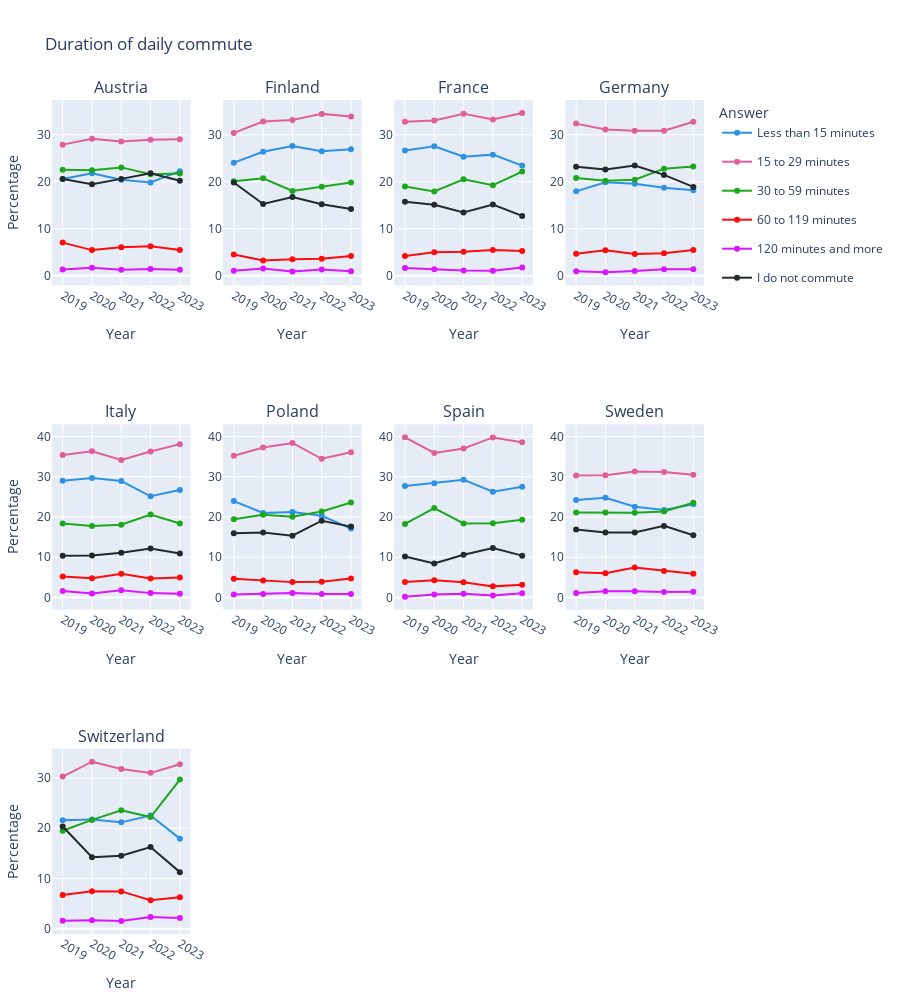

The notebook cell this image was saved under:
### Code cell
fig = create_scatter_plot(commute_duration_df, 'Duration of daily commute')
fig.update_layout(height=1000)
fig.show()

### Figure 1 — Plotly figure (JSON) as saved in the notebook; plotly's stock layout.template omitted (floating-point values rounded to 4 significant figures)
{"data": [{"legendgroup": "Less than 15 minutes", "marker": {"color": "#2E91E5"}, "mode": "markers+lines", "name": "Less than 15 minutes", "showlegend": true, "type": "scatter", "x": [2019, 2020, 2021, 2022, 2023], "xaxis": "x", "y": [20.57, 21.82, 20.42, 19.85, 22.26], "yaxis": "y"}, {"legendgroup": "15 to 29 minutes", "marker": {"color": "#E15F99"}, "mode": "markers+lines", "name": "15 to 29 minutes", "showlegend": true, "type": "scatter", "x": [2019, 2020, 2021, 2022, 2023], "xaxis": "x", "y": [27.9, 29.14, 28.57, 28.94, 29.04], "yaxis": "y"}, {"legendgroup": "30 to 59 minutes", "marker": {"color": "#1CA71C"}, "mode": "markers+lines", "name": "30 to 59 minutes", "showlegend": true, "type": "scatter", "x": [2019, 2020, 2021, 2022, 2023], "xaxis": "x", "y": [22.57, 22.44, 23.06, 21.62, 21.77], "yaxis": "y"}, {"legendgroup": "60 to 119 minutes", "marker": {"color": "#FB0D0D"}, "mode": "markers+lines", "name": "60 to 119 minutes", "showlegend": true, "type": "scatter", "x": [2019, 2020, 2021, 2022, 2023], "xaxis": "x", "y": [7.048, 5.455, 6.04, 6.29, 5.455], "yaxis": "y"}, {"legendgroup": "120 minutes and more", "marker": {"color": "#DA16FF"}, "mode": "markers+lines", "name": "120 minutes and more", "showlegend": true, "type": "scatter", "x": [2019, 2020, 2021, 2022, 2023], "xaxis": "x", "y": [1.333, 1.675, 1.294, 1.425, 1.278], "yaxis": "y"}, {"legendgroup": "I do not commute", "marker": {"color": "#222A2A"}, "mode": "markers+lines", "name": "I do not commute", "showlegend": true, "type": "scatter", "x": [2019, 2020, 2021, 2022, 2023], "xaxis": "x", "y": [20.57, 19.47, 20.61, 21.82, 20.2], "yaxis": "y"}, {"legendgroup": "Less than 15 minutes", "marker": {"color": "#2E91E5"}, "mode": "markers+lines", "name": "Less than 15 minutes", "showlegend": false, "type": "scatter", "x": [2019, 2020, 2021, 2022, 2023], "xaxis": "x2", "y": [24.07, 26.39, 27.63, 26.48, 26.94], "yaxis": "y2"}, {"legendgroup": "15 to 29 minutes", "marker": {"color": "#E15F99"}, "mode": "markers+lines", "name": "15 to 29 minutes", "showlegend": false, "type": "scatter", "x": [2019, 2020, 2021, 2022, 2023], "xaxis": "x2", "y": [30.39, 32.82, 33.14, 34.45, 33.87], "yaxis": "y2"}, {"legendgroup": "30 to 59 minutes", "marker": {"color": "#1CA71C"}, "mode": "markers+lines", "name": "30 to 59 minutes", "showlegend": false, "type": "scatter", "x": [2019, 2020, 2021, 2022, 2023], "xaxis": "x2", "y": [20.13, 20.73, 18.06, 18.95, 19.86], "yaxis": "y2"}, {"legendgroup": "60 to 119 minutes", "marker": {"color": "#FB0D0D"}, "mode": "markers+lines", "name": "60 to 119 minutes", "showlegend": false, "type": "scatter", "x": [2019, 2020, 2021, 2022, 2023], "xaxis": "x2", "y": [4.506, 3.263, 3.496, 3.593, 4.179], "yaxis": "y2"}, {"legendgroup": "120 minutes and more", "marker": {"color": "#DA16FF"}, "mode": "markers+lines", "name": "120 minutes and more", "showlegend": false, "type": "scatter", "x": [2019, 2020, 2021, 2022, 2023], "xaxis": "x2", "y": [1.055, 1.536, 0.91, 1.329, 0.9341], "yaxis": "y2"}, {"legendgroup": "I do not commute", "marker": {"color": "#222A2A"}, "mode": "markers+lines", "name": "I do not commute", "showlegend": false, "type": "scatter", "x": [2019, 2020, 2021, 2022, 2023], "xaxis": "x2", "y": [19.85, 15.26, 16.76, 15.21, 14.21], "yaxis": "y2"}, {"legendgroup": "Less than 15 minutes", "marker": {"color": "#2E91E5"}, "mode": "markers+lines", "name": "Less than 15 minutes", "showlegend": false, "type": "scatter", "x": [2019, 2020, 2021, 2022, 2023], "xaxis": "x3", "y": [26.65, 27.54, 25.33, 25.77, 23.44], "yaxis": "y3"}, {"legendgroup": "15 to 29 minutes", "marker": {"color": "#E15F99"}, "mode": "markers+lines", "name": "15 to 29 minutes", "showlegend": false, "type": "scatter", "x": [2019, 2020, 2021, 2022, 2023], "xaxis": "x3", "y": [32.76, 33.03, 34.49, 33.25, 34.64], "yaxis": "y3"}, {"legendgroup": "30 to 59 minutes", "marker": {"color": "#1CA71C"}, "mode": "markers+lines", "name": "30 to 59 minutes", "showlegend": false, "type": "scatter", "x": [2019, 2020, 2021, 2022, 2023], "xaxis": "x3", "y": [19.01, 17.95, 20.52, 19.28, 22.16], "yaxis": "y3"}, {"legendgroup": "60 to 119 minutes", "marker": {"color": "#FB0D0D"}, "mode": "markers+lines", "name": "60 to 119 minutes", "showlegend": false, "type": "scatter", "x": [2019, 2020, 2021, 2022, 2023], "xaxis": "x3", "y": [4.202, 5.012, 5.105, 5.46, 5.258], "yaxis": "y3"}, {"legendgroup": "120 minutes and more", "marker": {"color": "#DA16FF"}, "mode": "markers+lines", "name": "120 minutes and more", "showlegend": false, "type": "scatter", "x": [2019, 2020, 2021, 2022, 2023], "xaxis": "x3", "y": [1.624, 1.384, 1.097, 1.082, 1.769], "yaxis": "y3"}, {"legendgroup": "I do not commute", "marker": {"color": "#222A2A"}, "mode": "markers+lines", "name": "I do not commute", "showlegend": false, "type": "scatter", "x": [2019, 2020, 2021, 2022, 2023], "xaxis": "x3", "y": [15.76, 15.08, 13.45, 15.15, 12.73], "yaxis": "y3"}, {"legendgroup": "Less than 15 minutes", "marker": {"color": "#2E91E5"}, "mode": "markers+lines", "name": "Less than 15 minutes", "showlegend": false, "type": "scatter", "x": [2019, 2020, 2021, 2022, 2023], "xaxis": "x4", "y": [17.96, 19.89, 19.56, 18.72, 18.19], "yaxis": "y4"}, {"legendgroup": "15 to 29 minutes", "marker": {"color": "#E15F99"}, "mode": "markers+lines", "name": "15 to 29 minutes", "showlegend": false, "type": "scatter", "x": [2019, 2020, 2021, 2022, 2023], "xaxis": "x4", "y": [32.38, 31.14, 30.88, 30.87, 32.79], "yaxis": "y4"}, {"legendgroup": "30 to 59 minutes", "marker": {"color": "#1CA71C"}, "mode": "markers+lines", "name": "30 to 59 minutes", "showlegend": false, "type": "scatter", "x": [2019, 2020, 2021, 2022, 2023], "xaxis": "x4", "y": [20.82, 20.22, 20.44, 22.78, 23.27], "yaxis": "y4"}, {"legendgroup": "60 to 119 minutes", "marker": {"color": "#FB0D0D"}, "mode": "markers+lines", "name": "60 to 119 minutes", "showlegend": false, "type": "scatter", "x": [2019, 2020, 2021, 2022, 2023], "xaxis": "x4", "y": [4.68, 5.436, 4.631, 4.773, 5.46], "yaxis": "y4"}, {"legendgroup": "120 minutes and more", "marker": {"color": "#DA16FF"}, "mode": "markers+lines", "name": "120 minutes and more", "showlegend": false, "type": "scatter", "x": [2019, 2020, 2021, 2022, 2023], "xaxis": "x4", "y": [0.9551, 0.7153, 1.033, 1.392, 1.394], "yaxis": "y4"}, {"legendgroup": "I do not commute", "marker": {"color": "#222A2A"}, "mode": "markers+lines", "name": "I do not commute", "showlegend": false, "type": "scatter", "x": [2019, 2020, 2021, 2022, 2023], "xaxis": "x4", "y": [23.21, 22.6, 23.46, 21.46, 18.9], "yaxis": "y4"}, {"legendgroup": "Less than 15 minutes", "marker": {"color": "#2E91E5"}, "mode": "markers+lines", "name": "Less than 15 minutes", "showlegend": false, "type": "scatter", "x": [2019, 2020, 2021, 2022, 2023], "xaxis": "x5", "y": [29.02, 29.67, 28.95, 25.15, 26.69], "yaxis": "y5"}, {"legendgroup": "15 to 29 minutes", "marker": {"color": "#E15F99"}, "mode": "markers+lines", "name": "15 to 29 minutes", "showlegend": false, "type": "scatter", "x": [2019, 2020, 2021, 2022, 2023], "xaxis": "x5", "y": [35.39, 36.33, 34.19, 36.27, 38.11], "yaxis": "y5"}, {"legendgroup": "30 to 59 minutes", "marker": {"color": "#1CA71C"}, "mode": "markers+lines", "name": "30 to 59 minutes", "showlegend": false, "type": "scatter", "x": [2019, 2020, 2021, 2022, 2023], "xaxis": "x5", "y": [18.36, 17.74, 18.07, 20.62, 18.37], "yaxis": "y5"}, {"legendgroup": "60 to 119 minutes", "marker": {"color": "#FB0D0D"}, "mode": "markers+lines", "name": "60 to 119 minutes", "showlegend": false, "type": "scatter", "x": [2019, 2020, 2021, 2022, 2023], "xaxis": "x5", "y": [5.233, 4.803, 5.866, 4.724, 4.973], "yaxis": "y5"}, {"legendgroup": "120 minutes and more", "marker": {"color": "#DA16FF"}, "mode": "markers+lines", "name": "120 minutes and more", "showlegend": false, "type": "scatter", "x": [2019, 2020, 2021, 2022, 2023], "xaxis": "x5", "y": [1.618, 0.9986, 1.812, 1.083, 0.9355], "yaxis": "y5"}, {"legendgroup": "I do not commute", "marker": {"color": "#222A2A"}, "mode": "markers+lines", "name": "I do not commute", "showlegend": false, "type": "scatter", "x": [2019, 2020, 2021, 2022, 2023], "xaxis": "x5", "y": [10.37, 10.46, 11.11, 12.16, 10.93], "yaxis": "y5"}, {"legendgroup": "Less than 15 minutes", "marker": {"color": "#2E91E5"}, "mode": "markers+lines", "name": "Less than 15 minutes", "showlegend": false, "type": "scatter", "x": [2019, 2020, 2021, 2022, 2023], "xaxis": "x6", "y": [23.95, 20.99, 21.23, 20.3, 17.12], "yaxis": "y6"}, {"legendgroup": "15 to 29 minutes", "marker": {"color": "#E15F99"}, "mode": "markers+lines", "name": "15 to 29 minutes", "showlegend": false, "type": "scatter", "x": [2019, 2020, 2021, 2022, 2023], "xaxis": "x6", "y": [35.21, 37.25, 38.41, 34.46, 36.1], "yaxis": "y6"}, {"legendgroup": "30 to 59 minutes", "marker": {"color": "#1CA71C"}, "mode": "markers+lines", "name": "30 to 59 minutes", "showlegend": false, "type": "scatter", "x": [2019, 2020, 2021, 2022, 2023], "xaxis": "x6", "y": [19.47, 20.56, 20.09, 21.39, 23.61], "yaxis": "y6"}, {"legendgroup": "60 to 119 minutes", "marker": {"color": "#FB0D0D"}, "mode": "markers+lines", "name": "60 to 119 minutes", "showlegend": false, "type": "scatter", "x": [2019, 2020, 2021, 2022, 2023], "xaxis": "x6", "y": [4.676, 4.209, 3.817, 3.933, 4.722], "yaxis": "y6"}, {"legendgroup": "120 minutes and more", "marker": {"color": "#DA16FF"}, "mode": "markers+lines", "name": "120 minutes and more", "showlegend": false, "type": "scatter", "x": [2019, 2020, 2021, 2022, 2023], "xaxis": "x6", "y": [0.7634, 0.8608, 1.097, 0.8358, 0.8362], "yaxis": "y6"}, {"legendgroup": "I do not commute", "marker": {"color": "#222A2A"}, "mode": "markers+lines", "name": "I do not commute", "showlegend": false, "type": "scatter", "x": [2019, 2020, 2021, 2022, 2023], "xaxis": "x6", "y": [15.94, 16.12, 15.36, 19.08, 17.61], "yaxis": "y6"}, {"legendgroup": "Less than 15 minutes", "marker": {"color": "#2E91E5"}, "mode": "markers+lines", "name": "Less than 15 minutes", "showlegend": false, "type": "scatter", "x": [2019, 2020, 2021, 2022, 2023], "xaxis": "x7", "y": [27.69, 28.41, 29.24, 26.27, 27.5], "yaxis": "y7"}, {"legendgroup": "15 to 29 minutes", "marker": {"color": "#E15F99"}, "mode": "markers+lines", "name": "15 to 29 minutes", "showlegend": false, "type": "scatter", "x": [2019, 2020, 2021, 2022, 2023], "xaxis": "x7", "y": [39.81, 35.91, 37.03, 39.77, 38.59], "yaxis": "y7"}, {"legendgroup": "30 to 59 minutes", "marker": {"color": "#1CA71C"}, "mode": "markers+lines", "name": "30 to 59 minutes", "showlegend": false, "type": "scatter", "x": [2019, 2020, 2021, 2022, 2023], "xaxis": "x7", "y": [18.27, 22.21, 18.39, 18.43, 19.32], "yaxis": "y7"}, {"legendgroup": "60 to 119 minutes", "marker": {"color": "#FB0D0D"}, "mode": "markers+lines", "name": "60 to 119 minutes", "showlegend": false, "type": "scatter", "x": [2019, 2020, 2021, 2022, 2023], "xaxis": "x7", "y": [3.846, 4.298, 3.774, 2.76, 3.154], "yaxis": "y7"}, {"legendgroup": "120 minutes and more", "marker": {"color": "#DA16FF"}, "mode": "markers+lines", "name": "120 minutes and more", "showlegend": false, "type": "scatter", "x": [2019, 2020, 2021, 2022, 2023], "xaxis": "x7", "y": [0.1923, 0.7163, 0.9556, 0.4929, 1.035], "yaxis": "y7"}, {"legendgroup": "I do not commute", "marker": {"color": "#222A2A"}, "mode": "markers+lines", "name": "I do not commute", "showlegend": false, "type": "scatter", "x": [2019, 2020, 2021, 2022, 2023], "xaxis": "x7", "y": [10.19, 8.453, 10.61, 12.27, 10.4], "yaxis": "y7"}, {"legendgroup": "Less than 15 minutes", "marker": {"color": "#2E91E5"}, "mode": "markers+lines", "name": "Less than 15 minutes", "showlegend": false, "type": "scatter", "x": [2019, 2020, 2021, 2022, 2023], "xaxis": "x8", "y": [24.24, 24.76, 22.57, 21.72, 23.15], "yaxis": "y8"}, {"legendgroup": "15 to 29 minutes", "marker": {"color": "#E15F99"}, "mode": "markers+lines", "name": "15 to 29 minutes", "showlegend": false, "type": "scatter", "x": [2019, 2020, 2021, 2022, 2023], "xaxis": "x8", "y": [30.32, 30.38, 31.29, 31.15, 30.49], "yaxis": "y8"}, {"legendgroup": "30 to 59 minutes", "marker": {"color": "#1CA71C"}, "mode": "markers+lines", "name": "30 to 59 minutes", "showlegend": false, "type": "scatter", "x": [2019, 2020, 2021, 2022, 2023], "xaxis": "x8", "y": [21.1, 21.14, 21.03, 21.38, 23.55], "yaxis": "y8"}, {"legendgroup": "60 to 119 minutes", "marker": {"color": "#FB0D0D"}, "mode": "markers+lines", "name": "60 to 119 minutes", "showlegend": false, "type": "scatter", "x": [2019, 2020, 2021, 2022, 2023], "xaxis": "x8", "y": [6.274, 6, 7.427, 6.585, 5.911], "yaxis": "y8"}, {"legendgroup": "120 minutes and more", "marker": {"color": "#DA16FF"}, "mode": "markers+lines", "name": "120 minutes and more", "showlegend": false, "type": "scatter", "x": [2019, 2020, 2021, 2022, 2023], "xaxis": "x8", "y": [1.141, 1.571, 1.533, 1.376, 1.429], "yaxis": "y8"}, {"legendgroup": "I do not commute", "marker": {"color": "#222A2A"}, "mode": "markers+lines", "name": "I do not commute", "showlegend": false, "type": "scatter", "x": [2019, 2020, 2021, 2022, 2023], "xaxis": "x8", "y": [16.92, 16.14, 16.15, 17.79, 15.47], "yaxis": "y8"}, {"legendgroup": "Less than 15 minutes", "marker": {"color": "#2E91E5"}, "mode": "markers+lines", "name": "Less than 15 minutes", "showlegend": false, "type": "scatter", "x": [2019, 2020, 2021, 2022, 2023], "xaxis": "x9", "y": [21.57, 21.75, 21.17, 22.51, 17.92], "yaxis": "y9"}, {"legendgroup": "15 to 29 minutes", "marker": {"color": "#E15F99"}, "mode": "markers+lines", "name": "15 to 29 minutes", "showlegend": false, "type": "scatter", "x": [2019, 2020, 2021, 2022, 2023], "xaxis": "x9", "y": [30.27, 33.24, 31.77, 31.01, 32.71], "yaxis": "y9"}, {"legendgroup": "30 to 59 minutes", "marker": {"color": "#1CA71C"}, "mode": "markers+lines", "name": "30 to 59 minutes", "showlegend": false, "type": "scatter", "x": [2019, 2020, 2021, 2022, 2023], "xaxis": "x9", "y": [19.49, 21.66, 23.58, 22.22, 29.68], "yaxis": "y9"}, {"legendgroup": "60 to 119 minutes", "marker": {"color": "#FB0D0D"}, "mode": "markers+lines", "name": "60 to 119 minutes", "showlegend": false, "type": "scatter", "x": [2019, 2020, 2021, 2022, 2023], "xaxis": "x9", "y": [6.717, 7.439, 7.425, 5.666, 6.268], "yaxis": "y9"}, {"legendgroup": "120 minutes and more", "marker": {"color": "#DA16FF"}, "mode": "markers+lines", "name": "120 minutes and more", "showlegend": false, "type": "scatter", "x": [2019, 2020, 2021, 2022, 2023], "xaxis": "x9", "y": [1.608, 1.695, 1.543, 2.336, 2.155], "yaxis": "y9"}, {"legendgroup": "I do not commute", "marker": {"color": "#222A2A"}, "mode": "markers+lines", "name": "I do not commute", "showlegend": false, "type": "scatter", "x": [2019, 2020, 2021, 2022, 2023], "xaxis": "x9", "y": [20.34, 14.22, 14.51, 16.25, 11.26], "yaxis": "y9"}], "layout": {"annotations": [{"font": {"size": 16}, "showarrow": false, "text": "Austria", "x": 0.1062, "xanchor": "center", "xref": "paper", "y": 1, "yanchor": "bottom", "yref": "paper"}, {"font": {"size": 16}, "showarrow": false, "text": "Finland", "x": 0.3688, "xanchor": "center", "xref": "paper", "y": 1, "yanchor": "bottom", "yref": "paper"}, {"font": {"size": 16}, "showarrow": false, "text": "France", "x": 0.6313, "xanchor": "center", "xref": "paper", "y": 1, "yanchor": "bottom", "yref": "paper"}, {"font": {"size": 16}, "showarrow": false, "text": "Germany", "x": 0.8938, "xanchor": "center", "xref": "paper", "y": 1, "yanchor": "bottom", "yref": "paper"}, {"font": {"size": 16}, "showarrow": false, "text": "Italy", "x": 0.1062, "xanchor": "center", "xref": "paper", "y": 0.6111, "yanchor": "bottom", "yref": "paper"}, {"font": {"size": 16}, "showarrow": false, "text": "Poland", "x": 0.3688, "xanchor": "center", "xref": "paper", "y": 0.6111, "yanchor": "bottom", "yref": "paper"}, {"font": {"size": 16}, "showarrow": false, "text": "Spain", "x": 0.6313, "xanchor": "center", "xref": "paper", "y": 0.6111, "yanchor": "bottom", "yref": "paper"}, {"font": {"size": 16}, "showarrow": false, "text": "Sweden", "x": 0.8938, "xanchor": "center", "xref": "paper", "y": 0.6111, "yanchor": "bottom", "yref": "paper"}, {"font": {"size": 16}, "showarrow": false, "text": "Switzerland", "x": 0.1062, "xanchor": "center", "xref": "paper", "y": 0.2222, "yanchor": "bottom", "yref": "paper"}], "height": 1000, "legend": {"title": {"text": "Answer"}}, "margin": {"b": 20, "l": 20, "r": 20, "t": 100}, "title": {"text": "Duration of daily commute"}, "xaxis": {"anchor": "y", "domain": [0, 0.2125], "matches": "x9", "showticklabels": true, "title": {"text": "Year"}}, "xaxis10": {"anchor": "y10", "domain": [0.2625, 0.475]}, "xaxis11": {"anchor": "y11", "domain": [0.525, 0.7375]}, "xaxis12": {"anchor": "y12", "domain": [0.7875, 1]}, "xaxis2": {"anchor": "y2", "domain": [0.2625, 0.475], "matches": "x10", "showticklabels": true, "title": {"text": "Year"}}, "xaxis3": {"anchor": "y3", "domain": [0.525, 0.7375], "matches": "x11", "showticklabels": true, "title": {"text": "Year"}}, "xaxis4": {"anchor": "y4", "domain": [0.7875, 1], "matches": "x12", "showticklabels": true, "title": {"text": "Year"}}, "xaxis5": {"anchor": "y5", "domain": [0, 0.2125], "matches": "x9", "showticklabels": true, "title": {"text": "Year"}}, "xaxis6": {"anchor": "y6", "domain": [0.2625, 0.475], "matches": "x10", "showticklabels": true, "title": {"text": "Year"}}, "xaxis7": {"anchor": "y7", "domain": [0.525, 0.7375], "matches": "x11", "showticklabels": true, "title": {"text": "Year"}}, "xaxis8": {"anchor": "y8", "domain": [0.7875, 1], "matches": "x12", "showticklabels": true, "title": {"text": "Year"}}, "xaxis9": {"anchor": "y9", "domain": [0, 0.2125], "title": {"text": "Year"}}, "yaxis": {"anchor": "x", "domain": [0.7778, 1], "showticklabels": true, "title": {"text": "Percentage"}}, "yaxis10": {"anchor": "x10", "domain": [0, 0.2222], "matches": "y9", "showticklabels": false}, "yaxis11": {"anchor": "x11", "domain": [0, 0.2222], "matches": "y9", "showticklabels": false}, "yaxis12": {"anchor": "x12", "domain": [0, 0.2222], "matches": "y9", "showticklabels": false}, "yaxis2": {"anchor": "x2", "domain": [0.7778, 1], "matches": "y", "showticklabels": true}, "yaxis3": {"anchor": "x3", "domain": [0.7778, 1], "matches": "y", "showticklabels": true}, "yaxis4": {"anchor": "x4", "domain": [0.7778, 1], "matches": "y", "showticklabels": true}, "yaxis5": {"anchor": "x5", "domain": [0.3889, 0.6111], "showticklabels": true, "title": {"text": "Percentage"}}, "yaxis6": {"anchor": "x6", "domain": [0.3889, 0.6111], "matches": "y5", "showticklabels": true}, "yaxis7": {"anchor": "x7", "domain": [0.3889, 0.6111], "matches": "y5", "showticklabels": true}, "yaxis8": {"anchor": "x8", "domain": [0.3889, 0.6111], "matches": "y5", "showticklabels": true}, "yaxis9": {"anchor": "x9", "domain": [0, 0.2222], "title": {"text": "Percentage"}}}}
